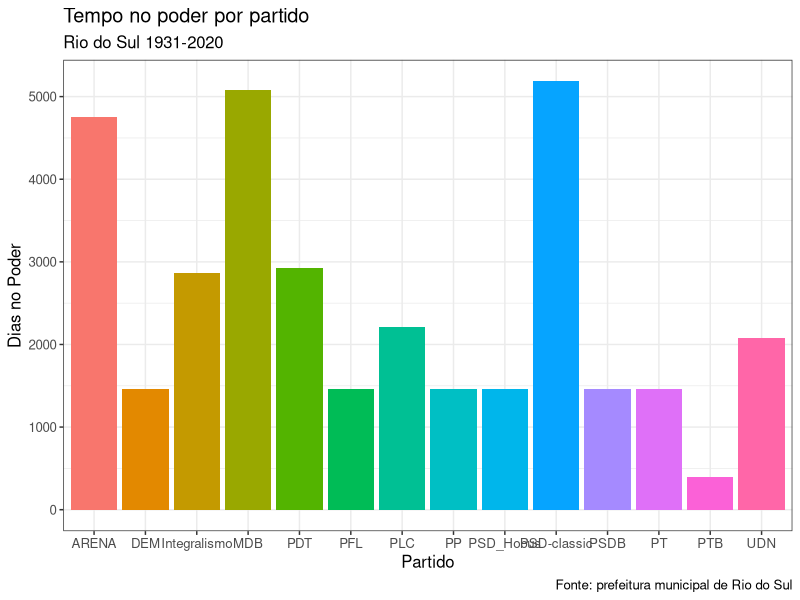

The R source for this figure:
#tabela 1 - parte 1

library(readxl)

allTimes_retificada <- read_excel("allTimes - retificada.xlsx")
library(ggplot2)
bar4 <- ggplot(allTimes_retificada, aes(partido, tempopoder, fill= partido))
bar4 + geom_bar(stat = "identity") + labs(title = "Tempo no poder por partido", 
                                          subtitle = "Rio do Sul 1931-2020",
                                          x = "Partido", y= "Dias no Poder", 
                                          caption = "Fonte: prefeitura municipal de Rio do Sul") + theme_bw() + 
  theme(text = element_text(size = 12), legend.position = "none") 
